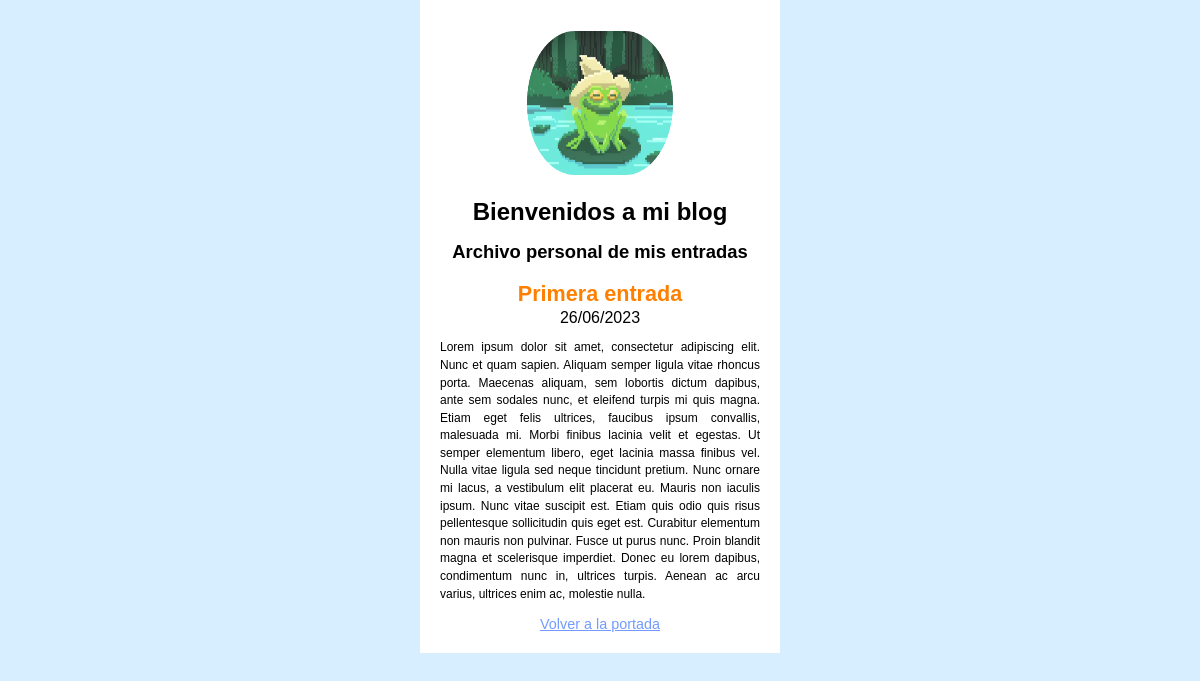
The page /blog/1 on the database its author committed.
### blog/models.py (models this page shows, shortened)
class Post(models.Model):
    title = models.CharField(max_length=100, verbose_name="Titulo")
    content = models.TextField(verbose_name="Contenido")
    created = models.DateTimeField(auto_now_add=True, verbose_name="Creado")
    modified = models.DateTimeField(auto_now=True, verbose_name="Modificado")
    class Meta:
        verbose_name = "entrada"
        verbose_name_plural = "entradas"

### blog/views.py (the view)
# urls.py: path('blog/<id>', post, name="post")
def post(request, id):
    post = Post.objects.get(id=id)
    return render(request, "blog/post.html", {"post": post})

### blog/templates/blog/post.html (shortened to what this page needs)
{% extends "blog/base.html" %}
{% block content %}
    <div>
        <h3>{{ post.title }}</h3>
        <span class="date">{{ post.created|date:"SHORT_DATE_FORMAT" }}</span>
        <p>{{ post.content }}</p>
        <a href="{% url 'home' %}">Volver a la portada</a>
    </div>
{% endblock %}

### blog/static/blog/styles.css (style rules this page uses)
body { font-family: Arial, Helvetica, sans-serif; padding: 0; margin: 0; background: rgb(214, 238, 255); }
h3 { font-size: 135%; color: rgb(255, 128, 0); padding: 0.15rem 0; margin: 0; }
p { font-size: 75%; text-align: justify; line-height: 1.1rem; }
a { font-size: 90%; color: rgb(115, 155, 255); }

### rows shown on the page
Post: title "Primera entrada", created "26/06/2023", content "Lorem ipsum dolor sit amet, consectetur adipiscing elit. Nunc et quam sapien. Aliquam semper ligula vitae rhoncus porta. Maecenas aliquam, sem lobortis dictum dapibus, ante sem sodales nunc, et eleifend turpis mi quis magna. Etiam eget felis ultrices, faucibus ipsum convallis, malesuada mi. Morbi finibus lacinia velit et egestas. Ut semper elementum libero, eget lacinia massa finibus vel. Nulla vitae ligula sed neque tincidunt pretium. Nunc ornare mi lacus, a vestibulum elit placerat eu. Mauris non iaculis ipsum. Nunc vitae suscipit est. Etiam quis odio quis risus pellentesque sollicitudin quis eget est. Curabitur elementum non mauris non pulvinar. Fusce ut purus nunc. Proin blandit magna…"
